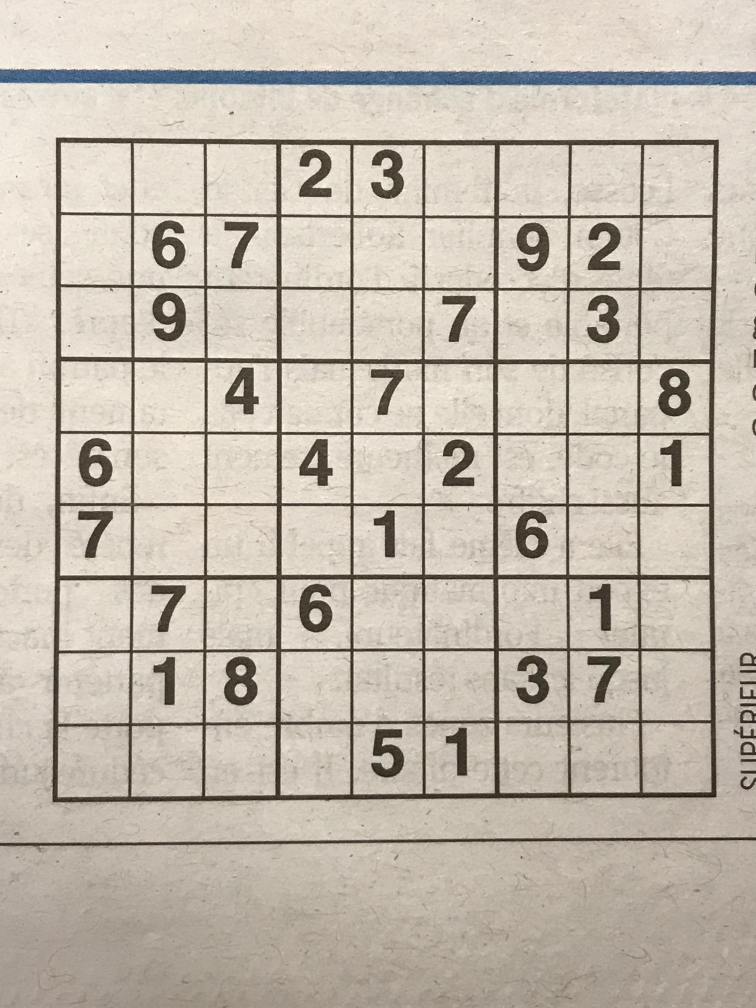
#> input picture Images/suduko.jpg, 3024 x 4032 px (shown at 1/4 size)
$ python 30.py
#> lines starting #> are read from the running program, lines starting #| are printed output that depends on the picture
import cv2
import numpy as np
img=cv2.imread('./Images/suduko.jpg',0)
#> img: shape (4032, 3024); min 6, max 255, mean 188.1
img=cv2.resize(img,(512,512))
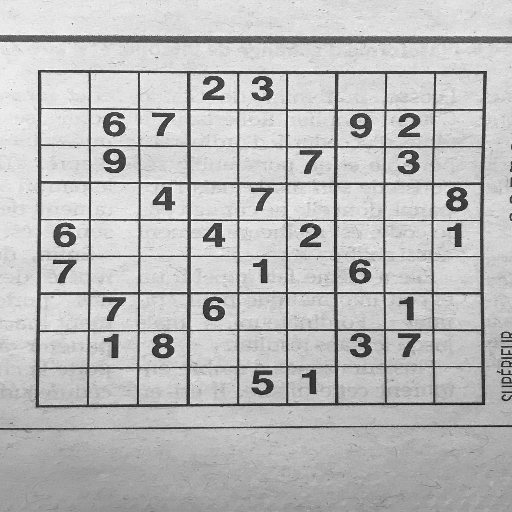
#> img: shape (512, 512); min 12, max 253, mean 188
def findmedian(img,size):
#> called with size = 3
    rows,cols=img.shape
#> rows = 512; cols = 512
    Nimg=img.copy()
    for i in range(int(size/2),rows-int(size/2)):
        for j in range(int(size/2),cols-int(size/2)):
            temp=np.zeros(size*size,dtype=int)
            for p in range(size):
                for q in range(size):
                    temp[(p*size)+q]=img[i + (p-int(size/2))][j + (q-int(size/2))]
            temp.sort()
            Nimg[i][j]=temp[int((size*size)/2)]
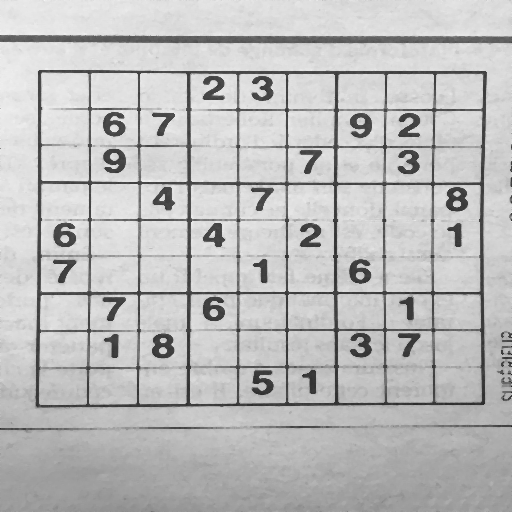
#> Nimg: shape (512, 512); min 31, max 244, mean 189.2
    return Nimg

Nimg=findmedian(img,3)
cv2.imshow('Image',img)
cv2.imshow('Median Image',Nimg)
cv2.waitKey(0)
cv2.destroyAllWindows()
